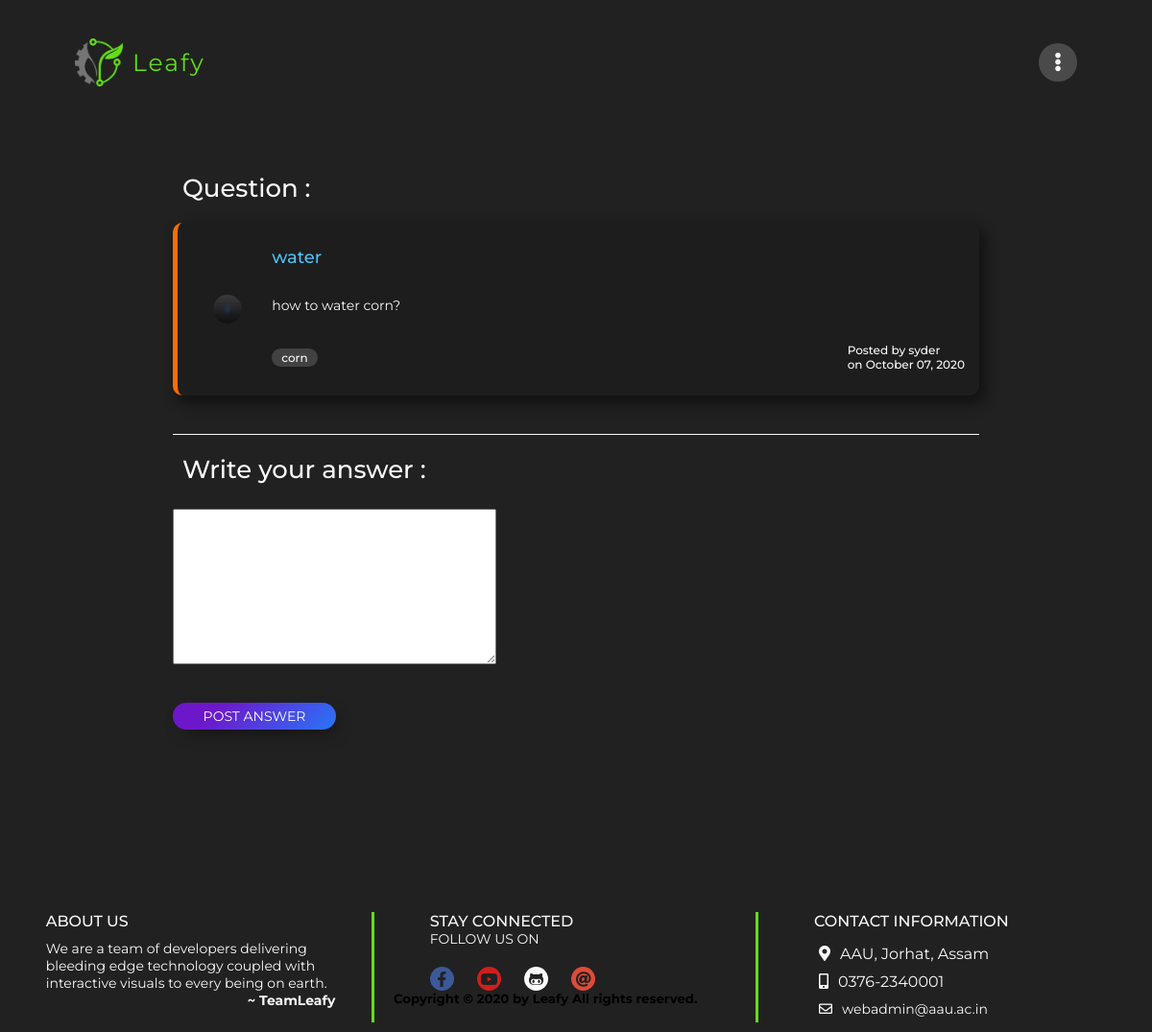
The page /postans/47/ (signed in) on the database its author committed.
### potato/models.py (models this page shows, shortened)
class UserProfile(models.Model):
	user   = models.OneToOneField(User, on_delete = models.CASCADE)
	avatar = models.ImageField(upload_to='media/')
	is_expert = models.BooleanField(default=False)

class Question(models.Model):
	tag_id=models.ForeignKey(Tag,to_field='tag',on_delete=models.CASCADE)
	title=models.CharField(max_length=1000)
	ques=RichTextUploadingField(blank = False, null = False)
	author=models.ForeignKey(User, on_delete=models.CASCADE)
	datetime= models.DateTimeField(default=timezone.now)

class Tag(models.Model):
	tag = models.CharField(max_length=20, unique=True)
	def __str__(self):
		return self.tag

### potato/views.py (the view, shortened to what this page needs)
# urls.py: path('postans/<int:id>/',views.postans, name = 'postans'),
@login_required(login_url='/login/')
def postans(request, id):
    if request.method == "GET":
        form = AnswerForm()
        avatar = UserProfile.objects.all()
        question = Question.objects.filter(id=id)
        if question.count() == 0:
            raise Http404("That is an invalid question")
        context = {'title': 'Post answers', 'form': form,
                   'id': id, 'question': question, 'avatar': avatar}
        return render(request, 'postanswer.html', context)

### potato/forms.py
class AnswerForm(forms.ModelForm):
    class Meta:
        model = Answer
        fields = [
            'ans_body']

### potato/templates/postanswer.html (shortened to what this page needs)
{% extends 'base.html' %}
{% block content %}
{% load static %}
<div class="ask-an">
	<div class="show-question">
		<div class="question-top">
			<h1>Question :</h1>
		</div>
		<div class="answers">
			{% for q in question %}
			<div class="user-img">
				{% for image in avatar %}
				{% ifequal q.author image.user %}
				<img src="{{image.avatar.url}}" alt text="profile image">
				{% endifequal %}
				{% endfor %}
			</div>
			<div class="user-content">
				<div class="q-title">
					<h2>{{q.title}}</h2>
				</div>
				<div class="q-body">
					<p>{{q.ques | safe}}</p>
				</div>
				<div class="q-tag">
					<div class="tags">
						<h5>{{q.tag_id}}</h5>
					</div>
					<div class="counter-time-name">
						<div class="time-posted-name">
							<h6>Posted by {{q.author}}</h6>
							<h6>on {{q.datetime|date:"F d, Y"}}</h6>
						</div>
					</div>
				</div>
			</div>
			{% endfor %}
		</div>
	</div>
	<div class="ask-answer-wrapper">
		<h1>Write your answer :</h1>
		<form action="{% url 'postans' id %}" method="post" autocomplete="off" onsubmit="return CheckAnsForm()">
			<div class="a-body-div">
				{{form | safe}}
			</div>
			<input id="bttn" type="submit" name="" value="Post answer">
		</form>
	</div>
</div>
{% endblock %}

### staticfiles/css/main.css (style rules this page uses)
* { padding: 0px; margin: 0px; font-family: 'Montserrat', sans-serif; }
html { --bg-col: #212121; --col-text: #fafafa; --btn: #64dd17; }
body { background: var(--bg-col); overflow-x: hidden; }

### potato/static/css/profile.css (style rules this page uses)
html { --bg-col: #212121; --col-text: #fafafa; --btn: #64dd17; }

### staticfiles/css/media_q.css (style rules this page uses)
@media screen and (max-width: 1366px) { html { --bg-col: #212121; --col-text: #fafafa; --btn: #64dd17; } }
@media screen and (max-width: 1366px) { .answers .user-img { width: 40px !important; height: 40px !important; border-radius: 50%; padding: 5px; justify-self: center; } }
@media screen and (max-width: 1366px) { .answers .q-title h2 { font-size: 18px !important; font-weight: 500; margin: 10px 0px; color: #4fc3f7; } }
@media screen and (max-width: 1366px) { .answers .q-tag h5 { font-weight: 500; text-transform: lowercase; background: #424242; padding: 2px 10px; border-radius: 30px; font-size: 12px !important; } }
@media screen and (max-width: 1366px) { .answers .q-body { font-size: 14px !important; margin: 20px 0px; width: 700px !important; overflow-x: auto !important; word-wrap: normal !important; } }
@media screen and (max-width: 1366px) { .answers .counter-time-name .time-posted-name h6 { font-size: 12px !important; font-weight: 500; } }
@media screen and (max-width: 1366px) { .ask-answer-wrapper input[type='submit'] { text-decoration: none; width: 150px; margin: 20px 0px; display: block; border: none; font-size: 14px !important; padding: 5px 10px; text-transform: uppercase; color: white; background-color: #2876f9; background-image: linear-gradient(315deg, #2876f9 0%, #6d17cb 74%); border-radius: 30px; -webkit-box-shadow: 5px 7px 19px -8px rgba(0, 0, 0, 0.75); -moz-box-shadow: 5px 7px 19px -8px rgba(0, 0, 0, 0.75); box-shadow: 5px 7px 19px -8px rgba(0, 0, 0, 0.75); transition: 0.4s ease; outline: none; cursor: pointer; } }

### potato/static/css/faq.css (style rules this page uses)
* { margin: 0; padding: 0; font-family: 'Montserrat', sans-serif; box-sizing: border-box; }
html { --bg-col: #212121; --col-text: #fafafa; --btn: #64dd17; scroll-behavior: smooth; }
.show-question { width: 70%; margin: 50px auto 0px auto; padding-bottom: 10px; border-bottom: 1px solid var(--col-text); }
.show-question h1 { color: var(--col-text); padding: 10px; font-weight: 500; font-size: 26px; }
.show-question .question-top { display: flex; align-items: center; justify-content: space-between; margin-bottom: 10px; }
.answers { margin-bottom: 30px; border-radius: 10px; background: rgb(29, 29, 29); padding: 15px; color: var(--col-text); display: grid; align-items: center; grid-template-columns: 1fr 10fr; -webkit-box-shadow: 5px 7px 14px 2px rgba(0, 0, 0, 0.45); -moz-box-shadow: 5px 7px 14px 2px rgba(0, 0, 0, 0.45); box-shadow: 5px 7px 14px 2px rgba(0, 0, 0, 0.45); }
.answers .user-img { width: 50px; height: 50px; border-radius: 50%; padding: 5px; justify-self: center; }
.answers .user-img img { width: 100%; height: 100%; border-radius: 50%; }
.answers .user-content { margin-left: 10px; }
.answers .q-title { display: flex; align-items: center; justify-content: space-between; }
.answers .q-title h2 { font-size: 25px; font-weight: 500; margin: 10px 0px; color: #4fc3f7; }
.answers .q-body { font-size: 16px; margin: 20px 0px; width: 1100px; overflow-x: auto; word-wrap: normal; }
.answers .q-tag { display: flex; align-items: center; justify-content: space-between; padding: 10px 0px; margin-top: 10px; }
.answers .q-tag h5 { font-weight: 500; text-transform: lowercase; background: #424242; padding: 2px 10px; border-radius: 30px; font-size: 14px; }
.answers .q-tag .counter-time-name { display: flex; align-items: center; justify-content: space-evenly; }
.answers .counter-time-name .time-posted-name h6 { font-size: 14px; font-weight: 500; }
.ask-an { background-color: #212121; padding: 10px 0px 80px 0px; }
.ask-answer-wrapper { width: 70%; margin: 0px auto 0px auto; }
.ask-answer-wrapper form { display: flex; flex-direction: column; }
.ask-answer-wrapper h1 { color: var(--col-text); font-size: 26px; font-weight: 500; margin: 20px 0px 5px 0px; padding: 0px 0px 0px 10px; }
.a-body-div { display: flex; margin: 20px 0px; }
.ask-answer-wrapper input[type='submit'] { text-decoration: none; width: 170px; margin: 20px 0px; display: block; border: none; font-size: 16px; padding: 5px 10px; text-transform: uppercase; color: white; background-color: #2876f9; background-image: linear-gradient(315deg, #2876f9 0%, #6d17cb 74%); border-radius: 30px; transition: 0.4s ease; outline: none; cursor: pointer; }

### potato/static/css/indexwa.css (style rules this page uses)
html { --bg-col: #212121; --col-text: #fafafa; --btn: #64dd17; }

### rows shown on the page
Question: title "water", ques "how to water corn?", tag_id "corn", author "syder", datetime "October 07, 2020"
UserProfile: avatar (picture)
